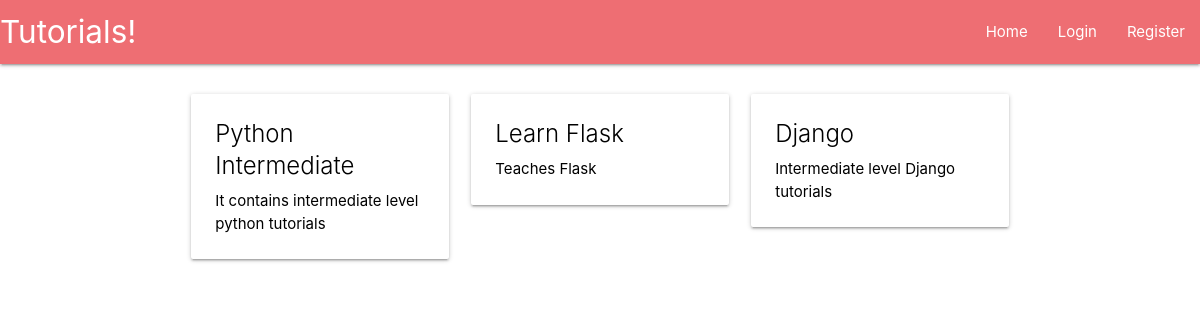
The page /intermediate-python on the database its author committed.
### main/models.py (models this page shows, shortened)
class TutorialSeries(models.Model):
    tutorial_series = models.CharField(max_length=200)
    tutorial_category = models.ForeignKey(TutorialCategory, default=1, verbose_name="Category", on_delete=models.SET_DEFAULT)
    series_summary = models.CharField(max_length=200)
    class Meta:
        verbose_name_plural = "Series"

### main/views.py (the view, shortened to what this page needs)
# urls.py: path('<single_slug>', views.single_slug, name='single_slug'),
def single_slug(request, single_slug):
	categories = [c.category_slug for c in TutorialCategory.objects.all()]
	if single_slug in categories:
		matching_series = TutorialSeries.objects.filter(tutorial_category__category_slug=single_slug)
		series_urls = {}
		for m in matching_series.all():
			part_one = Tutorial.objects.filter(tutorial_series__tutorial_series=m.tutorial_series).earliest('tutorial_published')
			series_urls[m] = part_one.tutorial_slug
		return render(request, 'main/category.html', {'part_ones': series_urls})

### main/templates/main/category.html
{% extends 'main/header.html' %}
{% block content %}
    <div class="row">
        {% for tut, partone in part_ones.items %}
            <div class="col s12 m6 l4">
                <a href="{{partone}}", style="color:#000">
                    <div class="card hoverable">
                        <div class="card-content">
                            <div class="card-title">{{tut.tutorial_series}}</div>
                            <p>{{tut.series_summary}}</p>
                        </div>
                    </div>
                </a>
            </div>
        {% endfor %}
    </div>
{% endblock %}

### rows shown on the page
TutorialSeries: tutorial_series "Python Intermediate", series_summary "It contains intermediate level python tutorials"
TutorialSeries: tutorial_series "Learn Flask", series_summary "Teaches Flask"
TutorialSeries: tutorial_series "Django", series_summary "Intermediate level Django tutorials"
